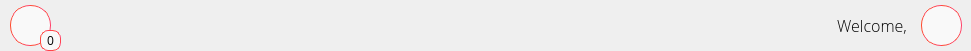
   <widget class="QWidget" name="widget_4" native="true">
    <property name="geometry">
     <rect>
      <x>50</x>
      <y>20</y>
      <width>971</width>
      <height>51</height>
     </rect>
    </property>
    <property name="styleSheet">
     <string notr="true">#widget_4{
	background-color: #FFFFFF;
}
QPushButton {
    border: 1px solid qlineargradient(x1:0, y1:0, x2:1, y2:0, stop:0 #FF4B2B, stop:1 #FF416C);
    border-radius: 20px;
    padding: 5px 15px;
    background: #f9f9f9;
    color: white;
    font-size: 12px;
}

QPushButton:hover {
    background-color: qlineargradient(x1:0, y1:0, x2:1, y2:0, stop:0 #FF416C, stop:1 #FF4B2B);
}

QPushButton:pressed {
    background-color: qlineargradient(x1:0, y1:0, x2:1, y2:0, stop:0 #FF4B2B, stop:1 #FF416C);
    border: 2px solid #FF416C;
    padding: 4px 14px 6px 16px;
}</string>
    </property>
    <widget class="QPushButton" name="pushButton_12">
     <property name="geometry">
      <rect>
       <x>10</x>
       <y>5</y>
       <width>41</width>
       <height>41</height>
      </rect>
     </property>
     <property name="cursor">
      <cursorShape>PointingHandCursor</cursorShape>
     </property>
     <property name="styleSheet">
      <string notr="true"/>
     </property>
     <property name="text">
      <string/>
     </property>
     <property name="icon">
      <iconset resource="assets.qrc">
       <normaloff>:/assets/icons/cil-bell_black.png</normaloff>:/assets/icons/cil-bell_black.png</iconset>
     </property>
    </widget>
    <widget class="QPushButton" name="pushButton_15">
     <property name="geometry">
      <rect>
       <x>921</x>
       <y>5</y>
       <width>41</width>
       <height>41</height>
      </rect>
     </property>
     <property name="sizePolicy">
      <sizepolicy hsizetype="Minimum" vsizetype="Fixed">
       <horstretch>0</horstretch>
       <verstretch>0</verstretch>
      </sizepolicy>
     </property>
     <property name="cursor">
      <cursorShape>PointingHandCursor</cursorShape>
     </property>
     <property name="styleSheet">
      <string notr="true">background: #f9f9f9;</string>
     </property>
     <property name="text">
      <string/>
     </property>
     <property name="icon">
      <iconset resource="assets.qrc">
       <normaloff>:/assets/icons/cil-user_black.png</normaloff>:/assets/icons/cil-user_black.png</iconset>
     </property>
    </widget>
    <widget class="QLabel" name="Greeting">
     <property name="geometry">
      <rect>
       <x>190</x>
       <y>15</y>
       <width>721</width>
       <height>20</height>
      </rect>
     </property>
     <property name="font">
      <font>
       <family>Open Sans Light</family>
       <pointsize>12</pointsize>
      </font>
     </property>
     <property name="text">
      <string>Welcome, </string>
     </property>
     <property name="alignment">
      <set>Qt::AlignRight|Qt::AlignTrailing|Qt::AlignVCenter</set>
     </property>
    </widget>
    <widget class="QPushButton" name="pushButton_35">
     <property name="geometry">
      <rect>
       <x>40</x>
       <y>30</y>
       <width>21</width>
       <height>21</height>
      </rect>
     </property>
     <property name="font">
      <font>
       <family>Open Sans</family>
       <pointsize>-1</pointsize>
      </font>
     </property>
     <property name="styleSheet">
      <string notr="true">QPushButton {
    border: 1px solid qlineargradient(x1:0, y1:0, x2:1, y2:0, stop:0 #FF4B2B, stop:1 #FF416C);
    border-radius: 8px;
    padding: 5px 15px;
    background: #f9f9f9;
    color: black;
    font-size: 12px;
}

</string>
     </property>
     <property name="text">
      <string>0</string>
     </property>
    </widget>
   </widget>
